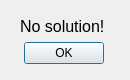
<?xml version="1.0" encoding="UTF-8"?>
<ui version="4.0">
 <class>Dialog</class>
 <widget class="QDialog" name="Dialog">
  <property name="geometry">
   <rect>
    <x>0</x>
    <y>0</y>
    <width>130</width>
    <height>80</height>
   </rect>
  </property>
  <property name="windowTitle">
   <string>No solution</string>
  </property>
  <widget class="QWidget" name="layoutWidget">
   <property name="geometry">
    <rect>
     <x>20</x>
     <y>10</y>
     <width>87</width>
     <height>54</height>
    </rect>
   </property>
   <layout class="QVBoxLayout" name="verticalLayout">
    <property name="spacing">
     <number>0</number>
    </property>
    <item>
     <widget class="QLabel" name="label">
      <property name="font">
       <font>
        <pointsize>12</pointsize>
       </font>
      </property>
      <property name="text">
       <string>No solution!</string>
      </property>
     </widget>
    </item>
    <item>
     <widget class="QDialogButtonBox" name="buttonBox">
      <property name="orientation">
       <enum>Qt::Horizontal</enum>
      </property>
      <property name="standardButtons">
       <set>QDialogButtonBox::Ok</set>
      </property>
      <property name="centerButtons">
       <bool>true</bool>
      </property>
     </widget>
    </item>
   </layout>
  </widget>
 </widget>
 <resources/>
 <connections>
  <connection>
   <sender>buttonBox</sender>
   <signal>accepted()</signal>
   <receiver>Dialog</receiver>
   <slot>accept()</slot>
   <hints>
    <hint type="sourcelabel">
     <x>248</x>
     <y>254</y>
    </hint>
    <hint type="destinationlabel">
     <x>157</x>
     <y>274</y>
    </hint>
   </hints>
  </connection>
  <connection>
   <sender>buttonBox</sender>
   <signal>rejected()</signal>
   <receiver>Dialog</receiver>
   <slot>reject()</slot>
   <hints>
    <hint type="sourcelabel">
     <x>316</x>
     <y>260</y>
    </hint>
    <hint type="destinationlabel">
     <x>286</x>
     <y>274</y>
    </hint>
   </hints>
  </connection>
 </connections>
</ui>
